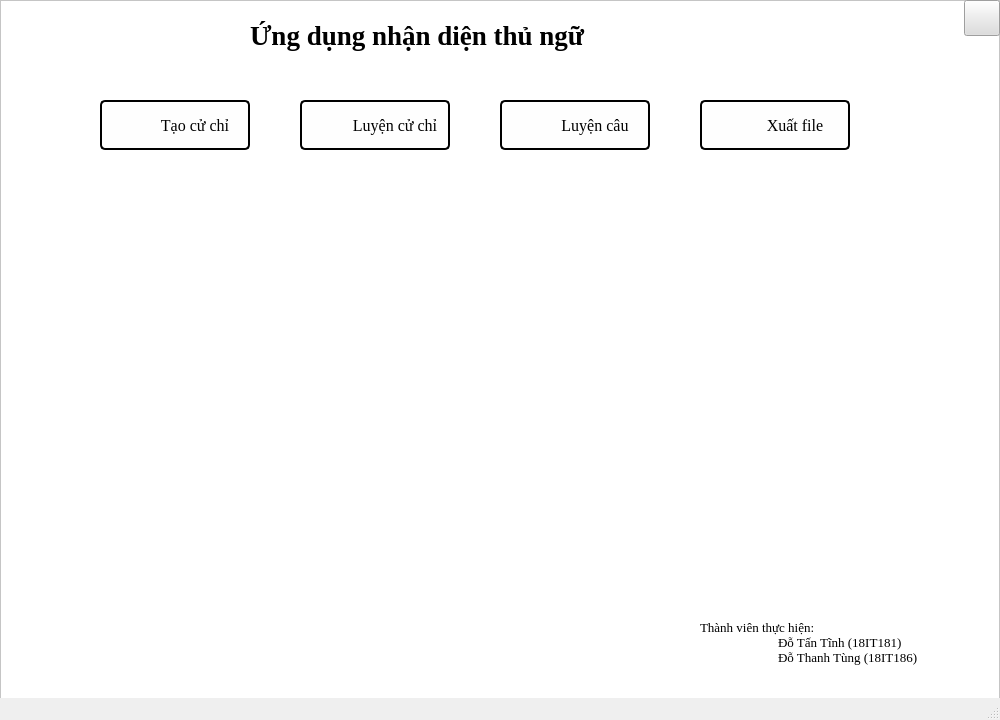
<?xml version="1.0" encoding="UTF-8"?>
<ui version="4.0">
    <class>MainWindow</class>
    <widget class="QMainWindow" name="MainWindow">
        <property name="enabled">
            <bool>true</bool>
        </property>
        <property name="geometry">
            <rect>
                <x>0</x>
                <y>0</y>
                <width>1000</width>
                <height>720</height>
            </rect>
        </property>
        <property name="windowTitle">
            <string>MainWindow</string>
        </property>
        <widget class="QWidget" name="centralwidget">
            <widget class="QGraphicsView" name="graphicsView_2">
                <property name="geometry">
                    <rect>
                        <x>0</x>
                        <y>0</y>
                        <width>1000</width>
                        <height>700</height>
                    </rect>
                </property>
                <property name="toolTip">
                    <string>&lt;html&gt;&lt;head/&gt;&lt;body&gt;&lt;p&gt;&lt;br/&gt;&lt;/p&gt;&lt;/body&gt;&lt;/html&gt;</string>
                </property>
                <property name="styleSheet">
                    <string notr="true">background-color: #ffffff;</string>
                </property>
            </widget>
            <widget class="QLabel" name="label">
                <property name="geometry">
                    <rect>
                        <x>250</x>
                        <y>10</y>
                        <width>600</width>
                        <height>50</height>
                    </rect>
                </property>
                <property name="font">
                    <font>
                        <family>Times New Roman</family>
                        <pointsize>20</pointsize>
                        <weight>75</weight>
                        <bold>true</bold>
                    </font>
                </property>
                <property name="styleSheet">
                    <string notr="true">color:black;</string>
                </property>
                <property name="text">
                    <string>Ứng dụng nhận diện thủ ngữ</string>
                </property>
            </widget>
            <widget class="QPushButton" name="create">
                <property name="geometry">
                    <rect>
                        <x>100</x>
                        <y>100</y>
                        <width>150</width>
                        <height>50</height>
                    </rect>
                </property>
                <property name="font">
                    <font>
                        <family>Times New Roman</family>
                        <pointsize>12</pointsize>
                        <weight>50</weight>
                        <italic>false</italic>
                        <bold>false</bold>
                    </font>
                </property>
                <property name="layoutDirection">
                    <enum>Qt::RightToLeft</enum>
                </property>
                <property name="styleSheet">
                    <string notr="true">QPushButton#create{
                        padding-left:-40px;
                        color:black;
                        background-color:#fefefe;
                        border: 2px solid #000; border-radius:5px;
                        font: 12pt &quot;Times New Roman&quot;;
                        background:url(&quot;icons/add_circle_black_36dp.png&quot;) no-repeat left center;
                        }
                        QPushButton#create:hover
                        {
                        background-color:#dddddd;
                        color:black;
                        }
                    </string>
                </property>
                <property name="text">
                    <string>Tạo cử chỉ</string>
                </property>
            </widget>
            <widget class="QPushButton" name="scan_sinlge">
                <property name="geometry">
                    <rect>
                        <x>300</x>
                        <y>100</y>
                        <width>150</width>
                        <height>50</height>
                    </rect>
                </property>
                <property name="font">
                    <font>
                        <family>Times New Roman</family>
                        <pointsize>12</pointsize>
                        <weight>50</weight>
                        <italic>false</italic>
                        <bold>false</bold>
                    </font>
                </property>
                <property name="layoutDirection">
                    <enum>Qt::LeftToRight</enum>
                </property>
                <property name="autoFillBackground">
                    <bool>false</bool>
                </property>
                <property name="styleSheet">
                    <string notr="true">QPushButton#scan_sinlge{
                        padding-left:40px;
                        color:black;
                        background-color:#fefefe;
                        border: 2px solid #000; border-radius:5px;
                        font: 12pt &quot;Times New Roman&quot;;
                        background:url(&quot;icons/scan_gesture_black_36dp.png&quot;) no-repeat left center;
                        }
                        QPushButton#scan_sinlge:hover
                        {
                        background-color:#dddddd;
                        color:black;
                        }
                    </string>
                </property>
                <property name="text">
                    <string>Luyện cử chỉ</string>
                </property>
            </widget>
            <widget class="QPushButton" name="scan_sen">
                <property name="geometry">
                    <rect>
                        <x>500</x>
                        <y>100</y>
                        <width>150</width>
                        <height>50</height>
                    </rect>
                </property>
                <property name="font">
                    <font>
                        <family>Times New Roman</family>
                        <pointsize>12</pointsize>
                        <weight>50</weight>
                        <italic>false</italic>
                        <bold>false</bold>
                    </font>
                </property>
                <property name="styleSheet">
                    <string notr="true">QPushButton#scan_sen{
                        padding-left:40px;
                        color:black;
                        background-color:#fefefe;
                        border: 2px solid #000; border-radius:5px;
                        font: 12pt &quot;Times New Roman&quot;;
                        background:url(&quot;icons/scan_sentence_black_36dp.png&quot;) no-repeat left center;
                        }
                        QPushButton#scan_sen:hover
                        {
                        background-color:#dddddd;
                        color:black;
                        }
                    </string>
                </property>
                <property name="text">
                    <string>Luyện câu</string>
                </property>
            </widget>
            <widget class="QPushButton" name="exp2">
                <property name="geometry">
                    <rect>
                        <x>700</x>
                        <y>100</y>
                        <width>150</width>
                        <height>50</height>
                    </rect>
                </property>
                <property name="font">
                    <font>
                        <family>Times New Roman</family>
                        <pointsize>12</pointsize>
                        <weight>50</weight>
                        <italic>false</italic>
                        <bold>false</bold>
                    </font>
                </property>
                <property name="styleSheet">
                    <string notr="true">QPushButton#exp2{
                        padding-left:40px;
                        color:black;
                        background-color:#fefefe;
                        border: 2px solid #000; border-radius:5px;
                        font: 12pt &quot;Times New Roman&quot;;
                        background:url(&quot;icons/export_file_black_36dp.png&quot;) no-repeat left center;
                        }
                        QPushButton#exp2:hover
                        {
                        background-color:#dddddd;
                        color:black;
                        }
                    </string>
                </property>
                <property name="text">
                    <string>Xuất file</string>
                </property>
                <property name="checkable">
                    <bool>false</bool>
                </property>
                <property name="autoRepeat">
                    <bool>false</bool>
                </property>
                <property name="autoExclusive">
                    <bool>false</bool>
                </property>
                <property name="autoDefault">
                    <bool>false</bool>
                </property>
                <property name="default">
                    <bool>false</bool>
                </property>
                <property name="flat">
                    <bool>false</bool>
                </property>
            </widget>
            <widget class="QPushButton" name="exit_button">
                <property name="geometry">
                    <rect>
                        <x>964</x>
                        <y>0</y>
                        <width>36</width>
                        <height>36</height>
                    </rect>
                </property>
                <property name="styleSheet">
                    <string notr="true">QPushButton#exit_button{
                        background-color:#dddddd;
                        background-image:url(&quot;icons/quit_black_36dp.png&quot;) no-repeat left center;
                        }
                        QPushButton#exit_button:hover
                        {
                        background-color:#888888;
                        }
                    </string>
                </property>
                <property name="text">
                    <string/>
                </property>
            </widget>
            <widget class="QLabel" name="label">
                <property name="geometry">
                    <rect>
                        <x>700</x>
                        <y>600</y>
                        <width>300</width>
                        <height>100</height>
                    </rect>
                </property>
                <property name="font">
                    <font>
                        <family>Times New Roman</family>
                        <pointsize>10</pointsize>
                        <weight>50</weight>
                        <bold>false</bold>
                    </font>
                </property>
                <property name="styleSheet">
                    <string notr="true">color:black;</string>
                </property>
                <property name="text">
                    <string>Thành viên thực hiện:
                        Đỗ Tấn Tĩnh (18IT181)
                        Đỗ Thanh Tùng (18IT186)
                    </string>
                </property>
            </widget>
        </widget>
        <widget class="QMenuBar" name="menubar">
            <property name="geometry">
                <rect>
                    <x>0</x>
                    <y>0</y>
                    <width>1000</width>
                    <height>26</height>
                </rect>
            </property>
        </widget>
        <widget class="QStatusBar" name="statusbar"/>
    </widget>
    <resources/>
    <connections/>
</ui>
